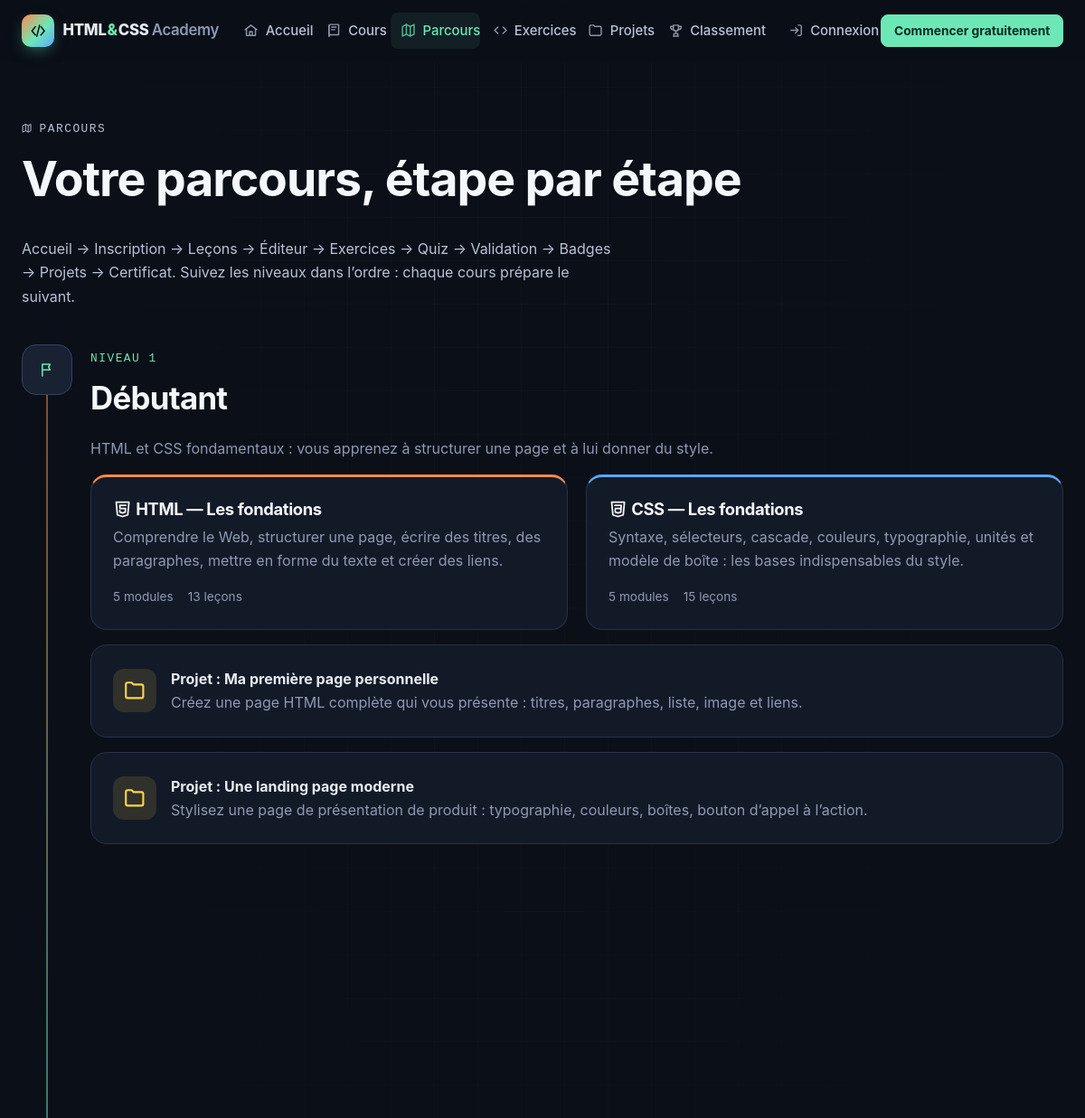
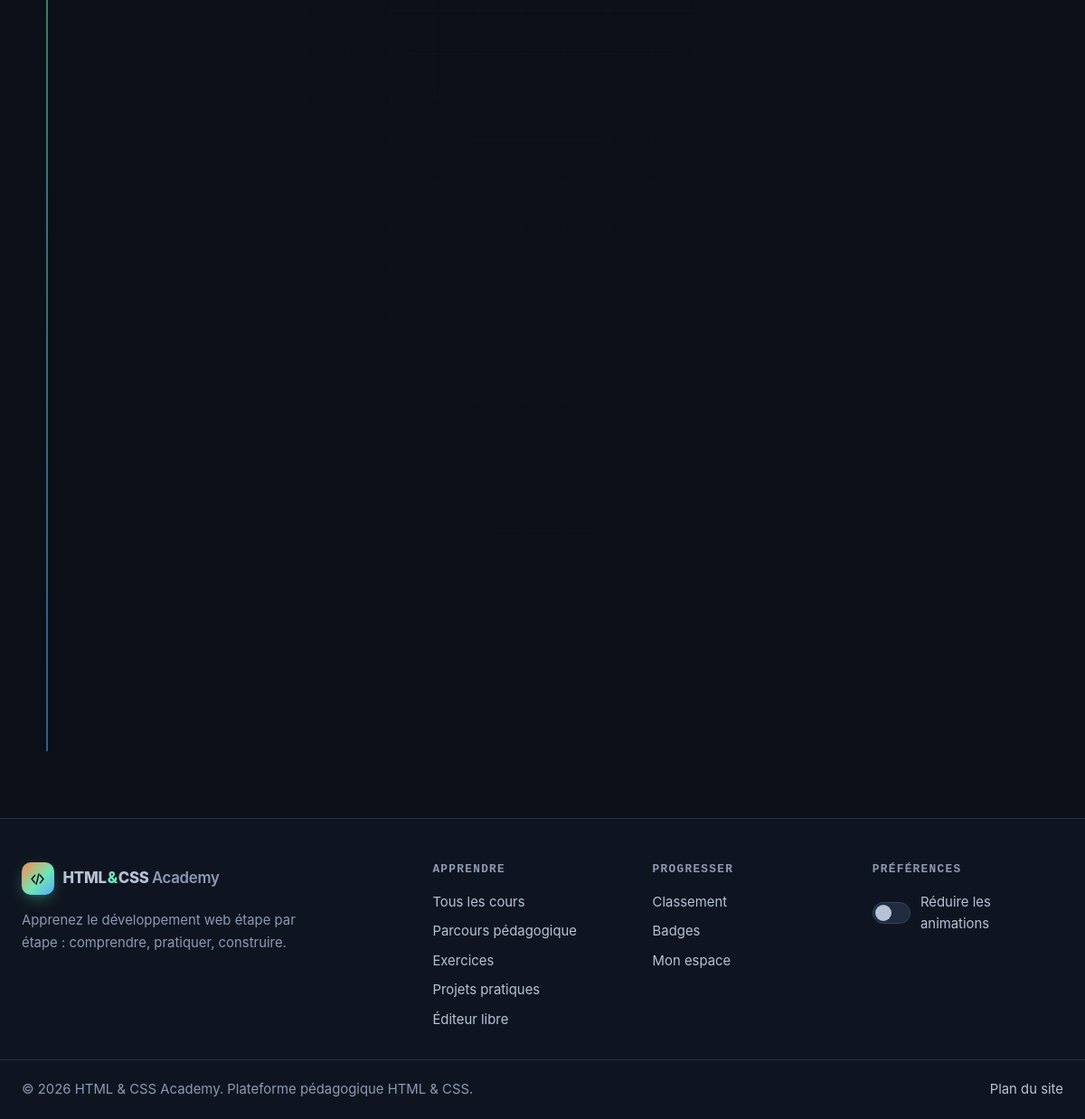
The page /parcours.php on the database its author committed (2 pictures, top to bottom).
### tables this page shows
CREATE TABLE courses (
  id           INT UNSIGNED NOT NULL AUTO_INCREMENT,
  category_id  INT UNSIGNED NOT NULL,
  title        VARCHAR(150) NOT NULL,
  slug         VARCHAR(150) NOT NULL,
  level        TINYINT UNSIGNED NOT NULL DEFAULT 1 COMMENT '1 = débutant, 2 = intermédiaire, 3 = avancé',
  summary      VARCHAR(300) NOT NULL DEFAULT '',
  description  TEXT         NULL,
  is_published TINYINT(1)   NOT NULL DEFAULT 1,
  sort_order   SMALLINT     NOT NULL DEFAULT 0,
  created_at   DATETIME     NOT NULL DEFAULT CURRENT_TIMESTAMP,
  updated_at   DATETIME     NOT NULL DEFAULT CURRENT_TIMESTAMP ON UPDATE CURRENT_TIMESTAMP,
  PRIMARY KEY (id),
  UNIQUE KEY uq_courses_slug (slug),
  KEY idx_courses_category_level (category_id, level, sort_order),
  CONSTRAINT fk_courses_category FOREIGN KEY (category_id) REFERENCES categories (id) ON DELETE RESTRICT,
  CONSTRAINT chk_courses_level CHECK (level BETWEEN 1 AND 3)
);

CREATE TABLE projects (
  id               INT UNSIGNED NOT NULL AUTO_INCREMENT,
  category_id      INT UNSIGNED NULL,
  title            VARCHAR(150) NOT NULL,
  slug             VARCHAR(150) NOT NULL,
  level            TINYINT UNSIGNED NOT NULL DEFAULT 1,
  summary          VARCHAR(300) NOT NULL DEFAULT '',
  objective        TEXT         NOT NULL,
  instructions     TEXT         NOT NULL,
  steps            JSON         NULL,
  resources        JSON         NULL,
  success_criteria JSON         NULL,
  starter_html     MEDIUMTEXT   NULL,
  starter_css      MEDIUMTEXT   NULL,
  solution_html    MEDIUMTEXT   NULL,
  solution_css     MEDIUMTEXT   NULL,
  validation_rules JSON         NULL,
  bonus_challenge  TEXT         NULL,
  is_final         TINYINT(1)   NOT NULL DEFAULT 0,
  sort_order       SMALLINT     NOT NULL DEFAULT 0,
  created_at       DATETIME     NOT NULL DEFAULT CURRENT_TIMESTAMP,
  updated_at       DATETIME     NOT NULL DEFAULT CURRENT_TIMESTAMP ON UPDATE CURRENT_TIMESTAMP,
  PRIMARY KEY (id),
  UNIQUE KEY uq_projects_slug (slug),
  KEY idx_projects_order (sort_order),
  CONSTRAINT fk_projects_category FOREIGN KEY (category_id) REFERENCES categories (id) ON DELETE SET NULL,
  CONSTRAINT chk_projects_level CHECK (level BETWEEN 1 AND 3)
);

CREATE TABLE settings (
  id            INT UNSIGNED NOT NULL AUTO_INCREMENT,
  setting_key   VARCHAR(80)  NOT NULL,
  setting_value TEXT         NULL,
  label         VARCHAR(150) NOT NULL DEFAULT '',
  created_at    DATETIME     NOT NULL DEFAULT CURRENT_TIMESTAMP,
  updated_at    DATETIME     NOT NULL DEFAULT CURRENT_TIMESTAMP ON UPDATE CURRENT_TIMESTAMP,
  PRIMARY KEY (id),
  UNIQUE KEY uq_settings_key (setting_key)
);

### includes/bootstrap.php (called while the page is built, shortened)
<?php
spl_autoload_register(static function (string $class): void {
    $file = ROOT_PATH . '/includes/classes/' . basename(str_replace('\\', '/', $class)) . '.php';
});
require ROOT_PATH . '/includes/functions.php';
require ROOT_PATH . '/includes/auth.php';

### config/database.php (called while the page is built, shortened)
<?php
$env = static fn (string $key, $default = null) => ($v = getenv($key)) !== false ? $v : $default;
$database = [
    'host'     => $env('DB_HOST', '127.0.0.1'),
    'port'     => (int) $env('DB_PORT', 3306),
    'socket'   => $env('DB_SOCKET', ''),
    'name'     => $env('DB_NAME', 'html_css_academy'),
    'user'     => $env('DB_USER', 'root'),
    'pass'     => $env('DB_PASS', ''),
    'charset'  => 'utf8mb4',
];
$local = __DIR__ . '/local.php';
return $database;

### includes/classes/Database.php (called while the page is built, shortened)
<?php
final class Database
{
    private static ?PDO $pdo = null;
    public static function connection(): PDO
    {
        if (self::$pdo === null) {
            $cfg = require ROOT_PATH . '/config/database.php';
            $dsn = $cfg['socket'] !== ''
                ? sprintf('mysql:unix_socket=%s;dbname=%s;charset=%s', $cfg['socket'], $cfg['name'], $cfg['charset'])
                : sprintf('mysql:host=%s;port=%d;dbname=%s;charset=%s', $cfg['host'], $cfg['port'], $cfg['name'], $cfg['charset']);
            self::$pdo = new PDO($dsn, $cfg['user'], $cfg['pass'], [
                PDO::ATTR_ERRMODE            => PDO::ERRMODE_EXCEPTION,
                PDO::ATTR_DEFAULT_FETCH_MODE => PDO::FETCH_ASSOC,
                PDO::ATTR_EMULATE_PREPARES   => false,
                PDO::ATTR_STRINGIFY_FETCHES  => false,
            ]);
            self::$pdo->exec("SET time_zone = '" . (new DateTime())->format('P') . "'");
        }
        return self::$pdo;
    }
    public static function run(string $sql, array $params = []): PDOStatement
    {
        $stmt = self::connection()->prepare($sql);
        $stmt->execute($params);
        return $stmt;
    }
    public static function fetchAll(string $sql, array $params = []): array
    {
        return self::run($sql, $params)->fetchAll();
    }
}

### includes/classes/CourseModel.php (called while the page is built, shortened)
<?php
final class CourseModel
{
    public static function catalog(): array
    {
        return Database::fetchAll(
            "SELECT c.*, cat.name AS category_name, cat.slug AS category_slug, cat.color AS category_color,
                    (SELECT COUNT(*) FROM modules m WHERE m.course_id = c.id) AS module_count,
                    (SELECT COUNT(*) FROM lessons l JOIN modules m ON m.id = l.module_id
                      WHERE m.course_id = c.id AND l.is_published = 1) AS lesson_count,
                    (SELECT COALESCE(SUM(l.duration_minutes), 0) FROM lessons l JOIN modules m ON m.id = l.module_id
                      WHERE m.course_id = c.id AND l.is_published = 1) AS duration
             FROM courses c JOIN categories cat ON cat.id = c.category_id
             WHERE c.is_published = 1
             ORDER BY c.level, cat.sort_order, c.sort_order"
        );
    }
}

### includes/auth.php (called while the page is built, shortened)
<?php
function current_user(): ?array
{
    static $cache = false;
    if ($cache !== false) {
        return $cache;
    }
    $id = $_SESSION['user_id'] ?? null;
    if (!$id) {
        return $cache = null;
    }
    $user = UserModel::find((int) $id);
    return $cache = $user;
}

### includes/classes/ProjectModel.php (called while the page is built, shortened)
<?php
final class ProjectModel
{
    public static function all(): array
    {
        return Database::fetchAll(
            'SELECT p.*, cat.name AS category_name, cat.slug AS category_slug
             FROM projects p LEFT JOIN categories cat ON cat.id = p.category_id
             ORDER BY p.sort_order, p.id'
        );
    }
}

### includes/classes/SettingModel.php (called while the page is built, shortened)
<?php
final class SettingModel
{
    private static ?array $cache = null;
    public static function all(): array
    {
        if (self::$cache === null) {
            self::$cache = [];
            try {
                foreach (Database::fetchAll('SELECT setting_key, setting_value, label FROM settings ORDER BY id') as $row) {
                    self::$cache[$row['setting_key']] = $row;
                }
            } catch (Throwable $e) {
                Logger::error('Settings unavailable: ' . $e->getMessage());
            }
        }
        return self::$cache;
    }
    public static function get(string $key, string $default = ''): string
    {
        return (string) (self::all()[$key]['setting_value'] ?? $default);
    }
}

### parcours.php (the view, shortened to what this page needs)
<?php
require __DIR__ . '/includes/bootstrap.php';
$catalog = CourseModel::catalog();
$user = current_user();
$progress = $user ? ProgressModel::byCourse((int) $user['id']) : [];
$projects = ProjectModel::all();
$levels = [
    1 => ['Débutant', 'HTML et CSS fondamentaux : vous apprenez à structurer une page et à lui donner du style.', 'flag'],
    2 => ['Intermédiaire', 'Création de véritables interfaces : médias, formulaires, positionnement, Flexbox et Grid.', 'layers'],
    3 => ['Avancé', 'Responsive design, sémantique, accessibilité, animations, architecture CSS et projets complets.', 'rocket'],
];
require ROOT_PATH . '/includes/header.php';
?>
<header class="page-head container">
  <p class="eyebrow"><?= icon('map', 'icon icon--sm') ?> Parcours</p>
  <h1>Votre parcours, étape par étape</h1>
  <p>Accueil → Inscription → Leçons → Éditeur → Exercices → Quiz → Validation → Badges → Projets → Certificat. Suivez les niveaux dans l’ordre : chaque cours prépare le suivant.</p>
</header>
<div class="container">
  <div class="timeline">
    <?php foreach ($levels as $n => [$name, $desc, $ico]):
        $courses = array_filter($catalog, static fn ($c) => (int) $c['level'] === $n);
        $levelProjects = array_filter($projects, static fn ($p) => (int) $p['level'] === $n);
        $levelDone = $courses && $user && array_reduce($courses, static fn ($ok, $c) => $ok && (($progress[(int) $c['id']]['percent'] ?? 0) === 100), true);
    ?>
      <section class="timeline__item<?= $levelDone ? ' is-done' : '' ?> reveal" aria-labelledby="lvl-<?= $n ?>">
        <span class="timeline__dot"><?= $levelDone ? icon('check') : icon($ico) ?></span>
        <div>
          <p class="eyebrow">Niveau <?= $n ?></p>
          <h2 id="lvl-<?= $n ?>"><?= e($name) ?></h2>
          <p class="muted"><?= e($desc) ?></p>
          <div class="grid grid--2" style="margin-top:1rem">
            <?php foreach ($courses as $c): $p = $progress[(int) $c['id']] ?? null; ?>
              <a class="card card--hover card--link card--accent-<?= e($c['category_slug']) ?>" href="<?= e(route('course', $c['slug'])) ?>">
                <h3 class="card__title"><?= icon($c['category_slug']) ?> <?= e($c['title']) ?></h3>
                <p class="muted"><?= e($c['summary']) ?></p>
                <div class="card__meta"><span><?= (int) $c['module_count'] ?> modules</span><span><?= (int) $c['lesson_count'] ?> leçons</span></div>
              </a>
            <?php endforeach; ?>
          </div>
          <?php foreach ($levelProjects as $p): ?>
            <a class="card card--hover card--link" style="margin-top:1rem;display:flex;gap:1rem;align-items:center" href="<?= e(route('project', $p['slug'])) ?>">
              <span class="card__icon card__icon--yellow" style="margin:0"><?= icon($p['is_final'] ? 'crown' : 'folder', 'icon icon--lg') ?></span>
              <span><strong>Projet : <?= e($p['title']) ?></strong><br><span class="muted"><?= e($p['summary']) ?></span></span>
            </a>
          <?php endforeach; ?>
        </div>
      </section>
    <?php endforeach; ?>
  </div>
</div>
<?php require ROOT_PATH . '/includes/footer.php'; ?>

### includes/functions.php (shortened to what this page needs)
<?php
function config(string $key, $default = null)
{
    $value = $GLOBALS['__config'];
    foreach (explode('.', $key) as $part) {
        $value = $value[$part];
    }
    return $value;
}
function e($value): string
{
    return htmlspecialchars((string) $value, ENT_QUOTES | ENT_SUBSTITUTE, 'UTF-8');
}
function base_path(): string
{
    static $base = null;
    if ($base !== null) {
        return $base;
    }
    $docRoot = realpath($_SERVER['DOCUMENT_ROOT'] ?? '') ?: '';
    $root = realpath(ROOT_PATH) ?: ROOT_PATH;
    if ($docRoot !== '' && str_starts_with($root, $docRoot)) {
        return $base = rtrim(str_replace('\\', '/', substr($root, strlen($docRoot))), '/');
    }
    return $base = '';
}
function url(string $path = ''): string
{
    return base_path() . '/' . ltrim($path, '/');
}
function route(string $name, ?string $param = null): string
{
    $pretty = [
        'home'        => '',
        'courses'     => 'cours',
        'course'      => 'cours/%s',
        'lesson'      => 'lecon/%s',
        'path'        => 'parcours',
        'exercises'   => 'exercices',
        'exercise'    => 'exercice/%s',
        'projects'    => 'projets',
        'project'     => 'projet/%s',
        'leaderboard' => 'classement',
        'playground'  => 'editeur',
        'certificate' => 'certificat/%s',
    ];
    $plain = [
        'home'        => '',
        'courses'     => 'courses/index.php',
        'course'      => 'courses/course.php?slug=%s',
        'lesson'      => 'courses/lesson.php?slug=%s',
        'path'        => 'parcours.php',
        'exercises'   => 'exercises/index.php',
        'exercise'    => 'exercises/exercise.php?slug=%s',
        'projects'    => 'projects/index.php',
        'project'     => 'projects/project.php?slug=%s',
        'leaderboard' => 'leaderboard.php',
        'playground'  => 'playground.php',
        'certificate' => 'certificate.php?id=%s',
    ];
    $map = config('app.pretty_urls') ? $pretty : $plain;
    $pattern = $map[$name] ?? $name;
    return url($param !== null ? sprintf($pattern, rawurlencode($param)) : $pattern);
}
function icon(string $name, string $class = 'icon'): string
{
    return sprintf(
        '<svg class="%s" aria-hidden="true" focusable="false"><use href="%s#%s"></use></svg>',
        e($class),
        e(url('assets/icons/sprite.svg')),
        e($name)
    );
}
function setting(string $key, string $default = ''): string
{
    return SettingModel::get($key, $default);
}

### includes/footer.php (shortened to what this page needs)
  </main>
  <footer class="site-footer">
    <div class="container site-footer__grid">
      <div class="site-footer__brand">
        <a class="brand" href="<?= e(route('home')) ?>">
          <span class="brand__mark"><?= icon('logo') ?></span>
          <span class="brand__name">HTML<span class="brand__amp">&amp;</span>CSS <span class="brand__sub">Academy</span></span>
        </a>
        <p>Apprenez le développement web étape par étape : comprendre, pratiquer, construire.</p>
      </div>
      <nav aria-label="Apprendre">
        <h2 class="site-footer__title">Apprendre</h2>
        <ul>
          <li><a href="<?= e(route('courses')) ?>">Tous les cours</a></li>
          <li><a href="<?= e(route('path')) ?>">Parcours pédagogique</a></li>
          <li><a href="<?= e(route('exercises')) ?>">Exercices</a></li>
          <li><a href="<?= e(route('projects')) ?>">Projets pratiques</a></li>
          <li><a href="<?= e(route('playground')) ?>">Éditeur libre</a></li>
        </ul>
      </nav>
      <nav aria-label="Communauté">
        <h2 class="site-footer__title">Progresser</h2>
        <ul>
          <li><a href="<?= e(route('leaderboard')) ?>">Classement</a></li>
          <li><a href="<?= e(url('dashboard/badges.php')) ?>">Badges</a></li>
          <li><a href="<?= e(url('dashboard/index.php')) ?>">Mon espace</a></li>
        </ul>
      </nav>
      <div>
        <h2 class="site-footer__title">Préférences</h2>
        <label class="switch">
          <span class="switch__track" aria-hidden="true"></span>
          <span>Réduire les animations</span>
        </label>
      </div>
    </div>
    <div class="container site-footer__bottom">
      <p>&copy; <?= date('Y') ?> <?= e(setting('site_name', config('app.name'))) ?>. Plateforme pédagogique HTML &amp; CSS.</p>
      <p><a href="<?= e(url('sitemap.xml')) ?>">Plan du site</a></p>
    </div>
  </footer>
</body>
</html>

### rows shown on the page
courses: title "HTML — Les fondations", summary "Comprendre le Web, structurer une page, écrire des titres, des paragraphes, mettre en forme du texte et créer des liens.", module_count "5", lesson_count "13"
courses: title "CSS — Les fondations", summary "Syntaxe, sélecteurs, cascade, couleurs, typographie, unités et modèle de boîte : les bases indispensables du style.", module_count "5", lesson_count "15"
projects: title "Ma première page personnelle", summary "Créez une page HTML complète qui vous présente : titres, paragraphes, liste, image et liens."
projects: title "Une landing page moderne", summary "Stylisez une page de présentation de produit : typographie, couleurs, boîtes, bouton d’appel à l’action."
settings: setting_value "HTML & CSS Academy"

### other values the page prints
$label "Accueil"
$label "Cours"
$label "Parcours"
$label "Exercices"
$label "Projets"
$label "Classement"
$n "1"
$name "Débutant"
$desc "HTML et CSS fondamentaux : vous apprenez à structurer une page et à lui donner du style."
